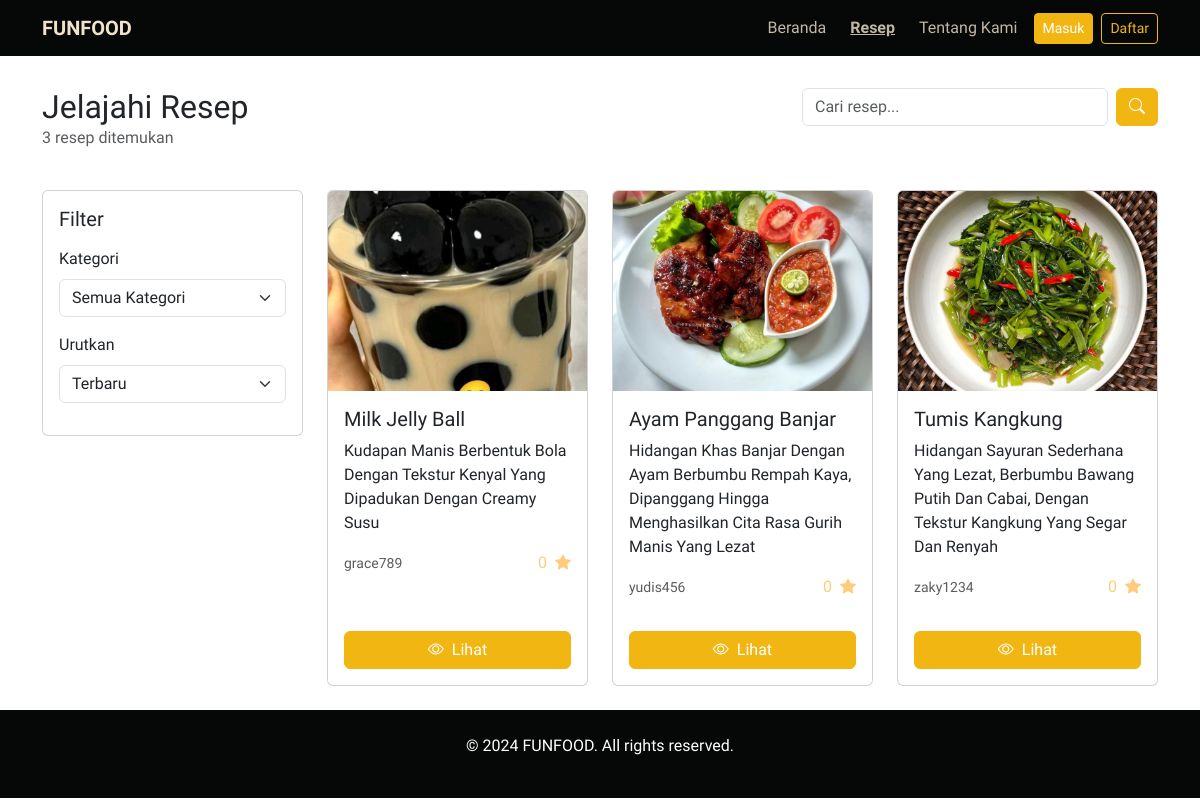
Page /recipes/ on the earlier database version.
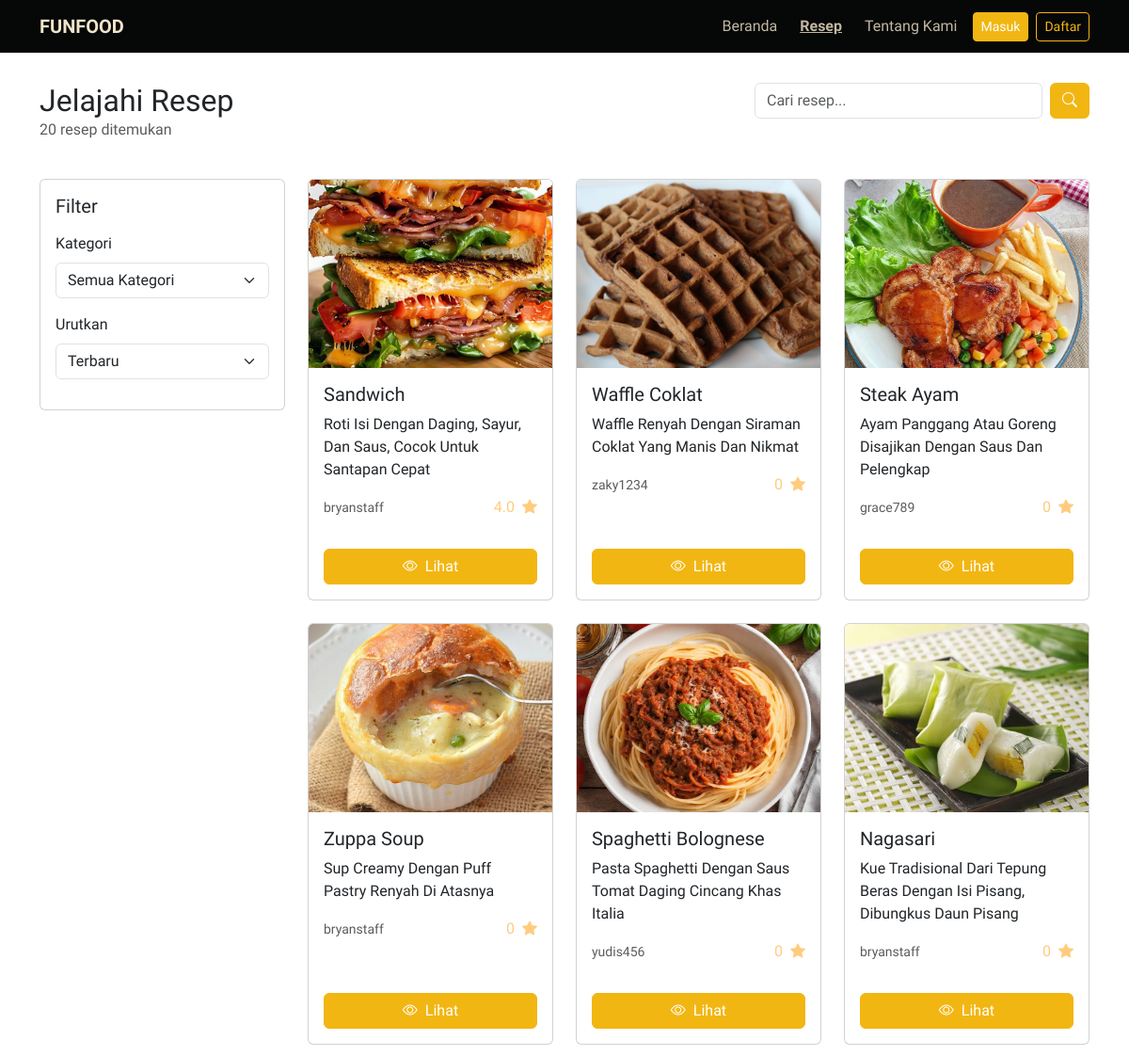
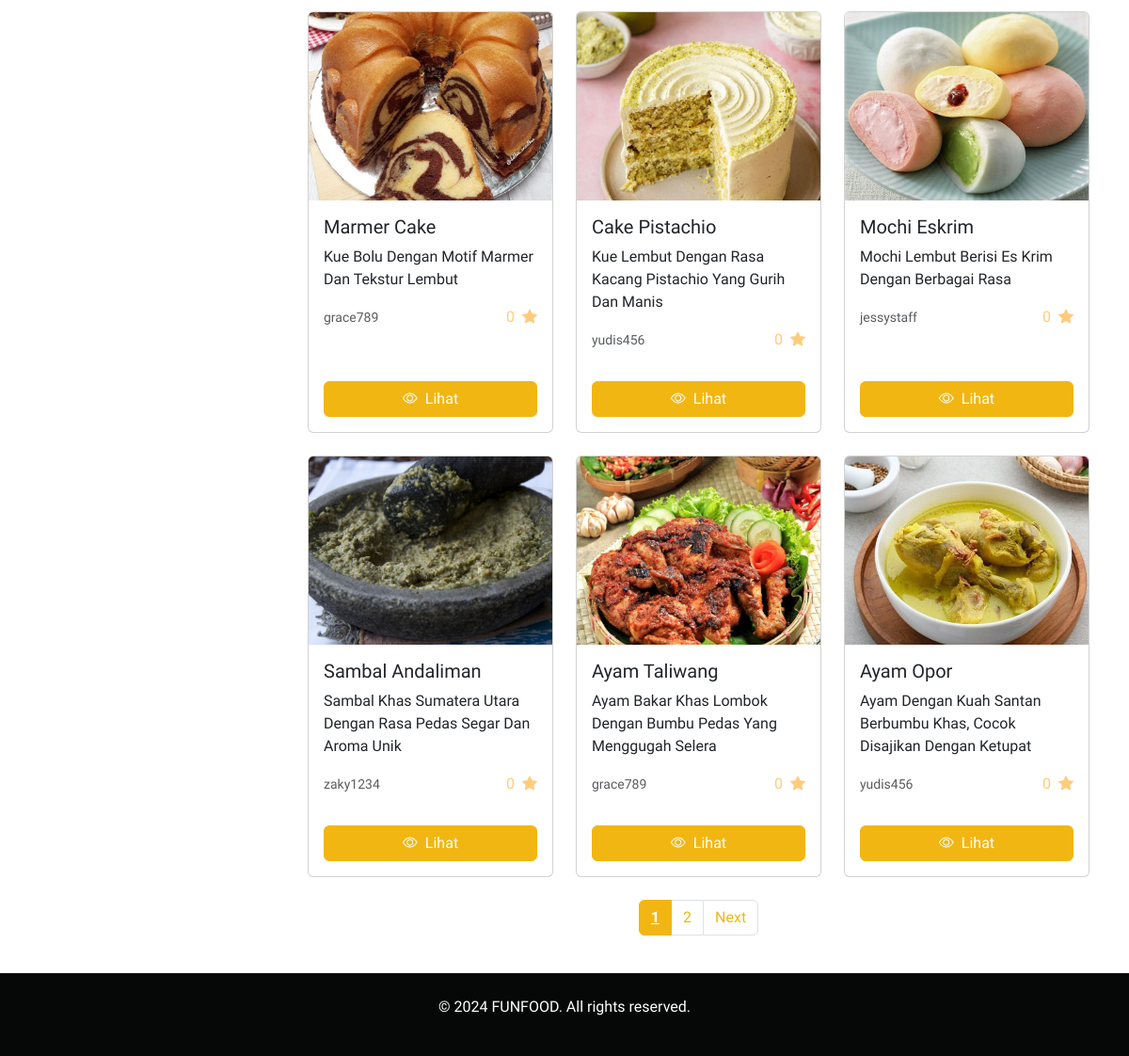
Same page on the later database version (2 pictures, top to bottom).
### funfood_app/models.py (models this page shows, shortened)
class Recipe(models.Model):
    user = models.ForeignKey(CustomUser, on_delete=models.CASCADE, related_name='recipes')
    title = models.CharField(max_length=100)
    description = models.TextField()
    ingredients = models.TextField(help_text='Separate each ingredient with a newline.')
    steps = models.TextField(help_text='Separate each step with a newline.')
    image = models.ImageField(upload_to='recipe/', blank=True, null=True)
    category = models.ForeignKey('Category', on_delete=models.CASCADE, related_name='recipes')
    is_approved = models.BooleanField(default=False)
    created_at = models.DateTimeField(auto_now_add=True)
    def get_avg_rating(self):
        reviews = self.reviews.all()
        if reviews.exists():
            total_rating = sum(review.rating for review in reviews)
            return round(total_rating / reviews.count(), 2)
        return 0

class CustomUser(AbstractUser):
    nickname = models.CharField(max_length=20)
    phone_number = models.CharField(max_length=20, blank=True, null=True)
    profile_image = models.ImageField(upload_to='profile/', blank=True, null=True)

class Review(models.Model):
    user = models.ForeignKey(CustomUser, on_delete=models.CASCADE, related_name='reviews')
    recipe = models.ForeignKey(Recipe, on_delete=models.CASCADE, related_name='reviews')
    rating = models.PositiveIntegerField()
    comment = models.TextField(blank=True)
    created_at = models.DateTimeField(auto_now_add=True)

### funfood_app/views.py (the view)
# urls.py: path('recipes/', views.RecipeListView.as_view(), name='recipes'),
class RecipeListView(ListView):
    model = Recipe
    template_name = 'public/recipes.html'
    context_object_name = 'recipes'
    paginate_by = 12
    def get_queryset(self):
        queryset = Recipe.objects.filter(is_approved=True)
        q = self.request.GET.get('q')
        if q:
            queryset = queryset.filter(
                Q(title__icontains=q) |
                Q(description__icontains=q)
            )
        category = self.request.GET.get('category')
        if category:
            queryset = queryset.filter(category_id=category)
        sort = self.request.GET.get('sort', '-created_at')
        if sort == 'rating':
            queryset = sorted(queryset, key=lambda x: x.get_avg_rating(), reverse=True)
        else:
            queryset = queryset.order_by(sort)
        return queryset
    def get_context_data(self, **kwargs):
        context = super().get_context_data(**kwargs)
        context['categories'] = Category.objects.all()
        context['current_category'] = self.request.GET.get('category')
        context['search_query'] = self.request.GET.get('q', '')
        context['sort'] = self.request.GET.get('sort', '-created_at')
        return context

### templates/public/recipes.html (shortened to what this page needs)
{% extends '../base.html' %}
{% load static %}
{% block content %}
<div class="container py-4">
  <div class="row mb-4">
    <div class="col-md-8">
      <h2 class="mb-0">Jelajahi Resep</h2>
      <p class="text-muted">{{ paginator.count }} resep ditemukan</p>
    </div>
    <div class="col-md-4">
      <form method="get" class="d-flex gap-2">
        <input type="text"
               name="q"
               class="form-control"
               placeholder="Cari resep..."
               value="{{ search_query }}">
        <button type="submit" class="btn btn-primary">
          <i class="bi bi-search"></i>
        </button>
      </form>
    </div>
  </div>
  <div class="row g-4">
    <div class="col-md-3">
      <div class="card">
        <div class="card-body">
          <form method="get" id="filterForm">
            <h5 class="card-title mb-3">Filter</h5>
            <div class="mb-3">
              <label class="form-label">Kategori</label>
              <select class="form-select" name="category" onchange="document.getElementById('filterForm').submit()">
                <option value="">Semua Kategori</option>
              </select>
            </div>
            <div class="mb-3">
              <label class="form-label">Urutkan</label>
              <select class="form-select" name="sort" onchange="document.getElementById('filterForm').submit()">
                <option value="-created_at" {% if sort == '-created_at' %}selected{% endif %}>Terbaru</option>
              </select>
            </div>
          </form>
        </div>
      </div>
    </div>
    <div class="col-md-9">
      {% if recipes %}
      <div class="row g-4">
        {% for recipe in recipes %}
        <div class="col-md-4">
          <div class="card h-100">
            <img src="{{ recipe.image.url }}"
                 class="card-img-top"
                 alt="{{ recipe.title }}"
                 style="height: 200px; object-fit: cover">
            <div class="card-body">
              <h5 class="card-title text-capitalize">{{ recipe.title }}</h5>
              <p class="card-text text-capitalize">{{ recipe.description|truncatewords:20 }}</p>
              <div class="d-flex justify-content-between align-items-center">
                <small class="text-muted">{{ recipe.user.username }}</small>
                <div class="text-warning">
                  <span class="me-1">{{ recipe.get_avg_rating }}</span>
                  <i class="bi bi-star-fill"></i>
                </div>
              </div>
            </div>
            <div class="card-footer bg-transparent border-0 p-3">
              <a href="{% url 'recipe_detail' recipe.pk %}" class="btn btn-primary w-100">
                <i class="bi bi-eye me-2"></i>Lihat
              </a>
            </div>
          </div>
        </div>
        {% endfor %}
      </div>
      {% if is_paginated %}
      <nav class="mt-4">
        <ul class="pagination justify-content-center">
          {% for num in page_obj.paginator.page_range %}
          <li class="page-item {% if page_obj.number == num %}active{% endif %}">
            <a class="page-link" href="?page={{ num }}{% if search_query %}&q={{ search_query }}{% endif %}{% if current_category %}&category={{ current_category }}{% endif %}{% if sort %}&sort={{ sort }}{% endif %}">{{ num }}</a>
          </li>
          {% endfor %}
          {% if page_obj.has_next %}
          <li class="page-item">
            <a class="page-link" href="?page={{ page_obj.next_page_number }}{% if sort %}&sort={{ sort }}{% endif %}">Next</a>
          </li>
          {% endif %}
        </ul>
      </nav>
      {% endif %}
      {% else %}
      <div class="text-center my-5">
        <i class="bi bi-journal-x display-1 text-muted"></i>
        <p class="lead mt-3">Tidak ada resep yang ditemukan.</p>
      </div>
      {% endif %}
    </div>
  </div>
</div>
{% endblock %}

Differences in the rows shown:
no longer on this page (row unchanged): Recipe: image (picture), title "Milk Jelly Ball", description "Kudapan Manis Berbentuk Bola Dengan Tekstur Kenyal Yang Dipadukan Dengan Creamy Susu", user.username "grace789", get_avg_rating "0"
no longer on this page (row unchanged): Recipe: image (picture), title "Ayam Panggang Banjar", description "Hidangan Khas Banjar Dengan Ayam Berbumbu Rempah Kaya, Dipanggang Hingga Menghasilkan Cita Rasa Gurih Manis Yang Lezat", user.username "yudis456", get_avg_rating "0"
no longer on this page (row unchanged): Recipe: image (picture), title "Tumis Kangkung", description "Hidangan Sayuran Sederhana Yang Lezat, Berbumbu Bawang Putih Dan Cabai, Dengan Tekstur Kangkung Yang Segar Dan Renyah", user.username "zaky1234", get_avg_rating "0"
added Recipe: image (picture), title "Sandwich", description "Roti Isi Dengan Daging, Sayur, Dan Saus, Cocok Untuk Santapan Cepat", user.username "bryanstaff", get_avg_rating "4.0"
added Recipe: image (picture), title "Waffle Coklat", description "Waffle Renyah Dengan Siraman Coklat Yang Manis Dan Nikmat", user.username "zaky1234", get_avg_rating "0"
added Recipe: image (picture), title "Steak Ayam", description "Ayam Panggang Atau Goreng Disajikan Dengan Saus Dan Pelengkap", user.username "grace789", get_avg_rating "0"
added Recipe: image (picture), title "Zuppa Soup", description "Sup Creamy Dengan Puff Pastry Renyah Di Atasnya", user.username "bryanstaff", get_avg_rating "0"
added Recipe: image (picture), title "Spaghetti Bolognese", description "Pasta Spaghetti Dengan Saus Tomat Daging Cincang Khas Italia", user.username "yudis456", get_avg_rating "0"
added Recipe: image (picture), title "Nagasari", description "Kue Tradisional Dari Tepung Beras Dengan Isi Pisang, Dibungkus Daun Pisang", user.username "bryanstaff", get_avg_rating "0"
added Recipe: image (picture), title "Marmer Cake", description "Kue Bolu Dengan Motif Marmer Dan Tekstur Lembut", user.username "grace789", get_avg_rating "0"
added Recipe: image (picture), title "Cake Pistachio", description "Kue Lembut Dengan Rasa Kacang Pistachio Yang Gurih Dan Manis", user.username "yudis456", get_avg_rating "0"
added Recipe: image (picture), title "Mochi Eskrim", description "Mochi Lembut Berisi Es Krim Dengan Berbagai Rasa", user.username "jessystaff", get_avg_rating "0"
added Recipe: image (picture), title "Sambal Andaliman", description "Sambal Khas Sumatera Utara Dengan Rasa Pedas Segar Dan Aroma Unik", user.username "zaky1234", get_avg_rating "0"
added Recipe: image (picture), title "Ayam Taliwang", description "Ayam Bakar Khas Lombok Dengan Bumbu Pedas Yang Menggugah Selera", user.username "grace789", get_avg_rating "0"
added Recipe: image (picture), title "Ayam Opor", description "Ayam Dengan Kuah Santan Berbumbu Khas, Cocok Disajikan Dengan Ketupat", user.username "yudis456", get_avg_rating "0"
Other differences:
{{ paginator.count }}: "3" → "20"
new list line: "1"
new list line: "2"
text now shown: "Next"
